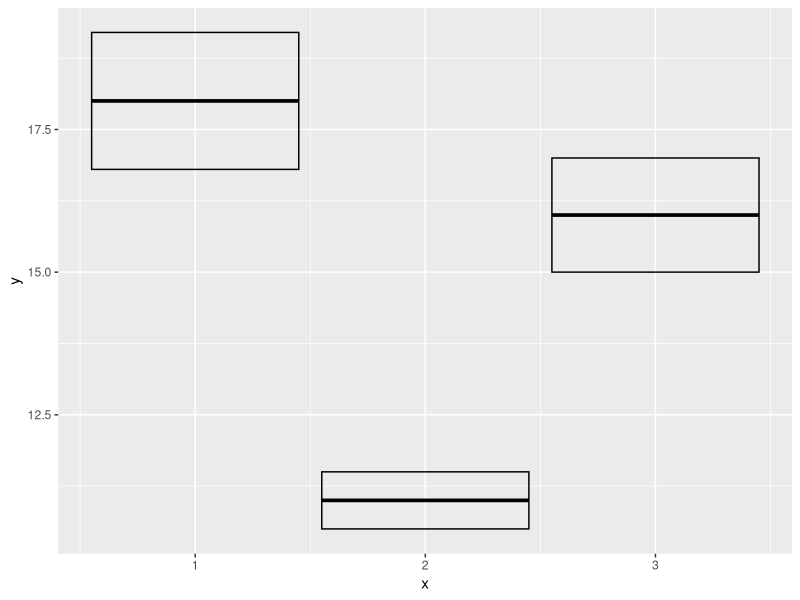
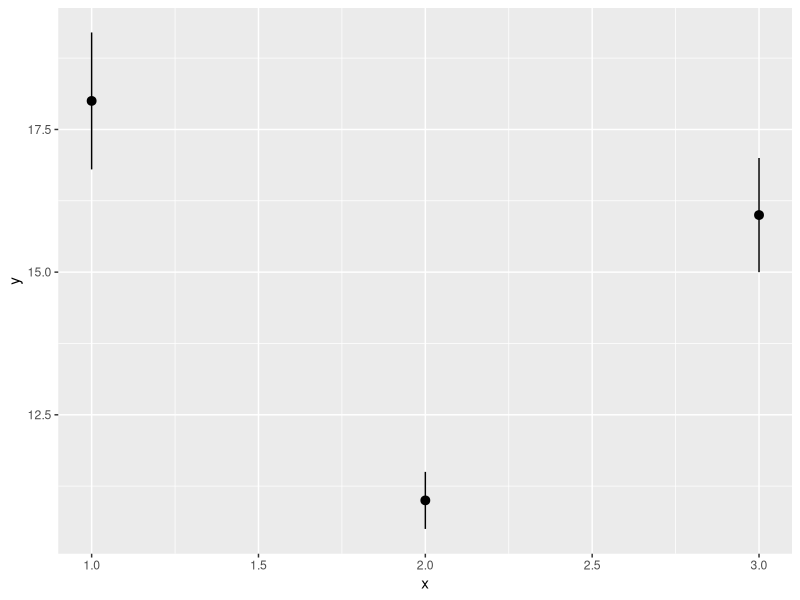
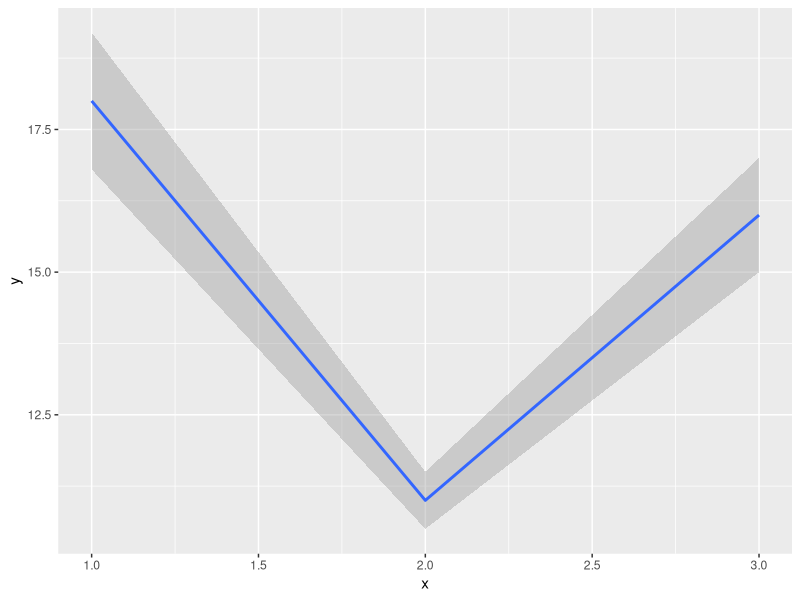
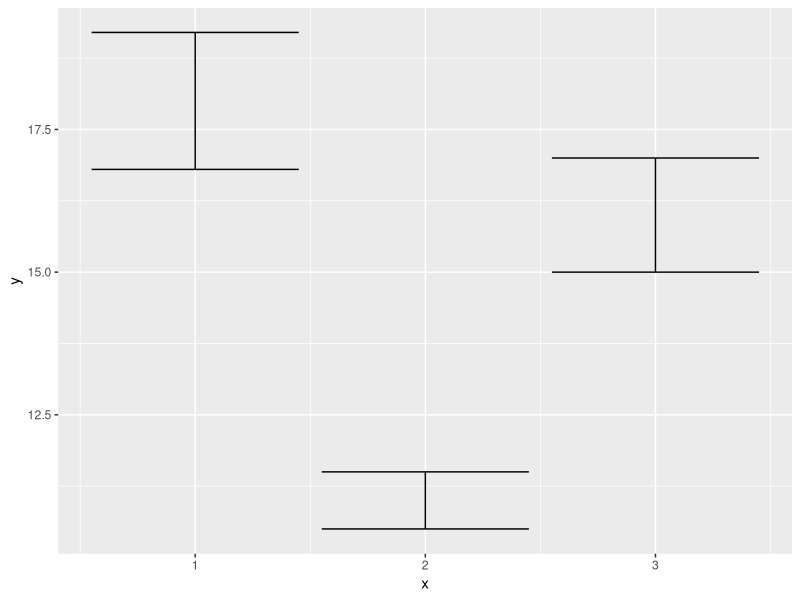
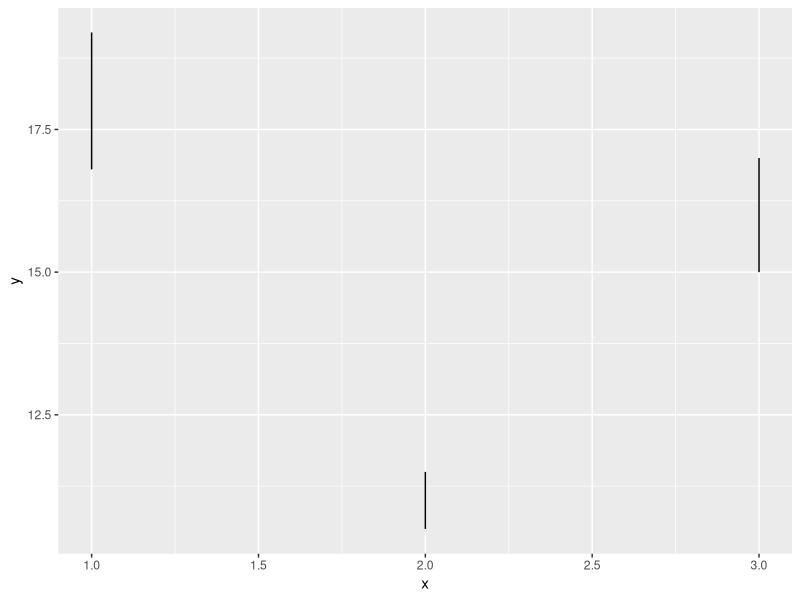
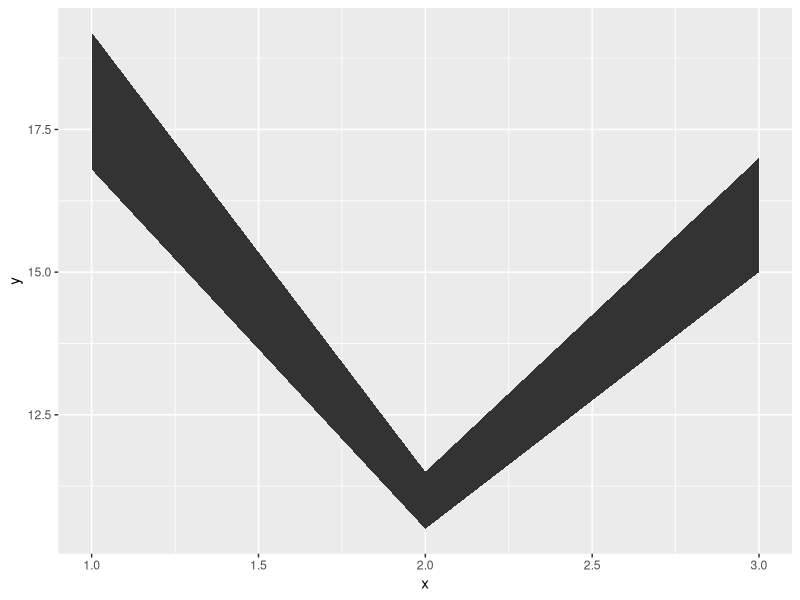
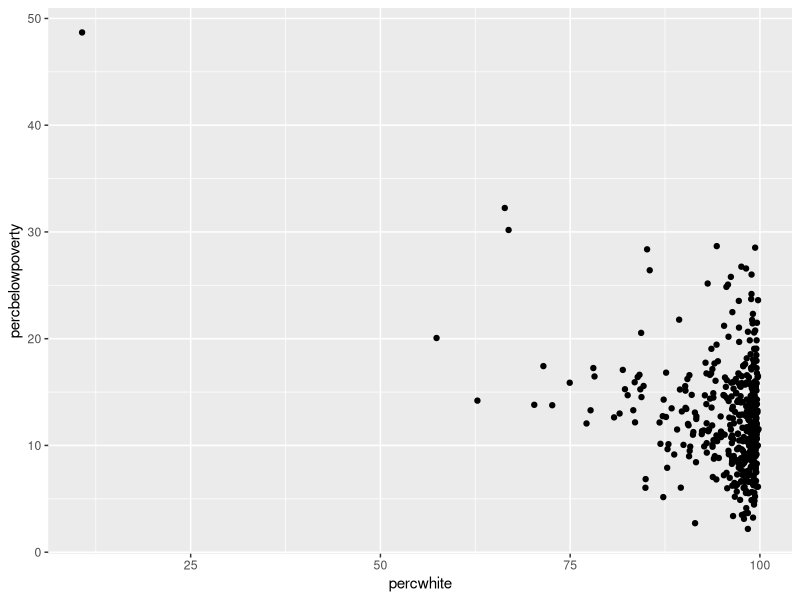
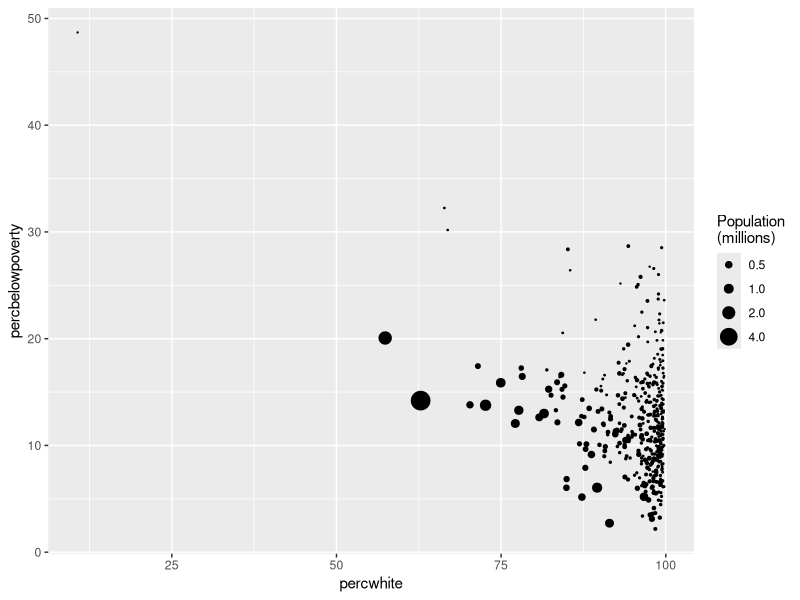

Generate these figures, in order, with R: (Note: this script raises an error after producing the figures.)
## ---- chunk 1
library(ggplot2)
## ---- chunk 2
y <- c(18, 11, 16)
df <- data.frame(x = 1:3, y = y, se = c(1.2, 0.5, 1.0))

base <- ggplot(df, aes(x, y, ymin = y - se, ymax = y + se))
base + geom_crossbar()
base + geom_pointrange()
base + geom_smooth(stat = "identity")

df
## ---- chunk 3
base + geom_errorbar()
base + geom_linerange()
base + geom_ribbon()
## ---- chunk 4
# Unweighted
ggplot(midwest, aes(percwhite, percbelowpoverty)) + 
  geom_point()
# Weight by population
ggplot(midwest, aes(percwhite, percbelowpoverty)) + 
  geom_point(aes(size = poptotal / 1e6)) + 
  scale_size_area("Population\n(millions)", breaks = c(0.5, 1, 2, 4))
## ---- chunk 5
# Unweighted
ggplot(midwest, aes(percwhite, percbelowpoverty)) + 
  geom_point() + 
  geom_smooth(method = lm, size = 1)
# Weighted by population
ggplot(midwest, aes(percwhite, percbelowpoverty)) + 
  geom_point(aes(size = poptotal / 1e6)) + 
  geom_smooth(aes(weight = poptotal), method = lm, size = 1) +
  scale_size_area(guide = "none")
## ---- chunk 6
ggplot(midwest, aes(percbelowpoverty)) +
  geom_histogram(binwidth = 1) + 
  ylab("Counties")
ggplot(midwest, aes(percbelowpoverty)) +
  geom_histogram(aes(weight = poptotal), binwidth = 1) +
  ylab("Population (1000s)")
## ---- chunk 7
ggplot(midwest, aes(percbelowpoverty)) +
  geom_histogram(aes(weight = poptotal/1e3), binwidth = 1) +
  ylab("Population (1000s)")
## ---- chunk 8
ggplot(midwest, aes(percbelowpoverty)) +
  geom_histogram(aes(weight = poptotal/1e6), binwidth = 1) +
  ylab("Population (millions)")
## ---- chunk 9
knitr::include_graphics("diagrams/diamond-dimensions.png", dpi = 300)
## ---- chunk 10
ggplot(diamonds, aes(depth)) + 
  geom_histogram()
ggplot(diamonds, aes(depth)) + 
  geom_histogram(binwidth = 0.1) + 
  xlim(55, 70)
## ---- chunk 11
ggplot(diamonds, aes(depth)) + 
  geom_freqpoly(aes(colour = cut), binwidth = 0.1, na.rm = TRUE) +
  xlim(58, 68) + 
  theme(legend.position = "none")
ggplot(diamonds, aes(depth)) + 
  geom_histogram(aes(fill = cut), binwidth = 0.1, position = "fill",
    na.rm = TRUE) +
  xlim(58, 68) + 
  theme(legend.position = "none")
## ---- chunk 12
ggplot(diamonds, aes(depth)) +
  geom_density(na.rm = TRUE) + 
  xlim(58, 68) + 
  theme(legend.position = "none")
ggplot(diamonds, aes(depth, fill = cut, colour = cut)) +
  geom_density(alpha = 0.2, na.rm = TRUE) + 
  xlim(58, 68) + 
  theme(legend.position = "none")
## ---- chunk 13
    ggplot(diamonds, aes(clarity, depth)) + 
      geom_boxplot()
    ggplot(diamonds, aes(carat, depth)) + 
      geom_boxplot(aes(group = cut_width(carat, 0.1))) + 
      xlim(NA, 2.05)
## ---- chunk 14
ggplot(diamonds, aes(clarity, depth)) + 
  geom_violin()
ggplot(diamonds, aes(carat, depth)) + 
  geom_violin(aes(group = cut_width(carat, 0.1))) + 
  xlim(NA, 2.05)
## ---- chunk 15
ggplot(diamonds, aes(price)) + 
  geom_histogram(binwidth = 5)
## ---- chunk 16
    ggplot(diamonds, aes(clarity, price)) + 
      geom_violin()

    ggplot(diamonds, aes(clarity, price)) + 
      geom_boxplot()
## ---- chunk 17
df <- data.frame(x = rnorm(2000), y = rnorm(2000))
norm <- ggplot(df, aes(x, y)) + xlab(NULL) + ylab(NULL)
norm + geom_point()
norm + geom_point(shape = 1) # Hollow circles
norm + geom_point(shape = 96) # Pixel sized
## ---- chunk 18
norm + geom_point(alpha = 1 / 3)
norm + geom_point(alpha = 1 / 5)
norm + geom_point(alpha = 1 / 10)
## ---- chunk 19
norm + geom_bin2d()
norm + geom_bin2d(bins = 10)
## ---- chunk 20
library(hexbin)
norm + geom_hex()
norm + geom_hex(bins = 10)
## ---- chunk 21
ggplot(diamonds, aes(color)) + 
  geom_bar()
ggplot(diamonds, aes(color, price)) + 
  geom_bar(stat = "summary_bin", fun = mean)
## ---- chunk 22
ggplot(diamonds, aes(table, depth)) + 
  geom_bin2d(binwidth = 1, na.rm = TRUE) + 
  xlim(50, 70) + 
  ylim(50, 70)
ggplot(diamonds, aes(table, depth, z = price)) + 
  geom_raster(binwidth = 1, stat = "summary_2d", fun = mean, 
    na.rm = TRUE) + 
  xlim(50, 70) + 
  ylim(50, 70)
## ---- chunk 23
ggplot(faithfuld, aes(eruptions, waiting)) + 
  geom_contour(aes(z = density, colour = ..level..))
## ---- chunk 24
ggplot(faithfuld, aes(eruptions, waiting)) + 
  geom_raster(aes(fill = density))
## ---- chunk 25
# Bubble plots work better with fewer observations
small <- faithfuld[seq(1, nrow(faithfuld), by = 10), ]
ggplot(small, aes(eruptions, waiting)) + 
  geom_point(aes(size = density), alpha = 1/3) + 
  scale_size_area()
